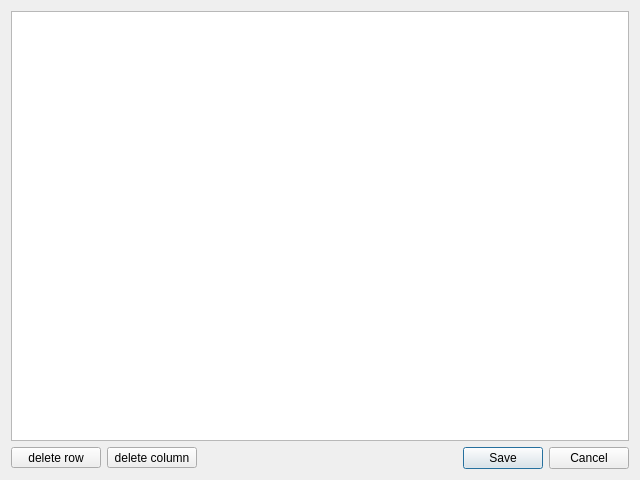
<?xml version="1.0" encoding="UTF-8"?>
<ui version="4.0">
 <class>Form</class>
 <widget class="QWidget" name="Form">
  <property name="geometry">
   <rect>
    <x>0</x>
    <y>0</y>
    <width>640</width>
    <height>480</height>
   </rect>
  </property>
  <property name="windowTitle">
   <string>Form</string>
  </property>
  <layout class="QVBoxLayout" name="verticalLayout">
   <item>
    <widget class="QTableView" name="tableView"/>
   </item>
   <item>
    <layout class="QHBoxLayout" name="horizontalLayout">
     <item>
      <widget class="QToolButton" name="toolButton_delRow">
       <property name="minimumSize">
        <size>
         <width>90</width>
         <height>0</height>
        </size>
       </property>
       <property name="text">
        <string>delete row</string>
       </property>
      </widget>
     </item>
     <item>
      <widget class="QToolButton" name="toolButton_delColumns">
       <property name="minimumSize">
        <size>
         <width>90</width>
         <height>0</height>
        </size>
       </property>
       <property name="text">
        <string>delete column</string>
       </property>
      </widget>
     </item>
     <item>
      <widget class="QDialogButtonBox" name="buttonBox">
       <property name="orientation">
        <enum>Qt::Horizontal</enum>
       </property>
       <property name="standardButtons">
        <set>QDialogButtonBox::Cancel|QDialogButtonBox::Save</set>
       </property>
      </widget>
     </item>
    </layout>
   </item>
  </layout>
 </widget>
 <resources/>
 <connections/>
</ui>
